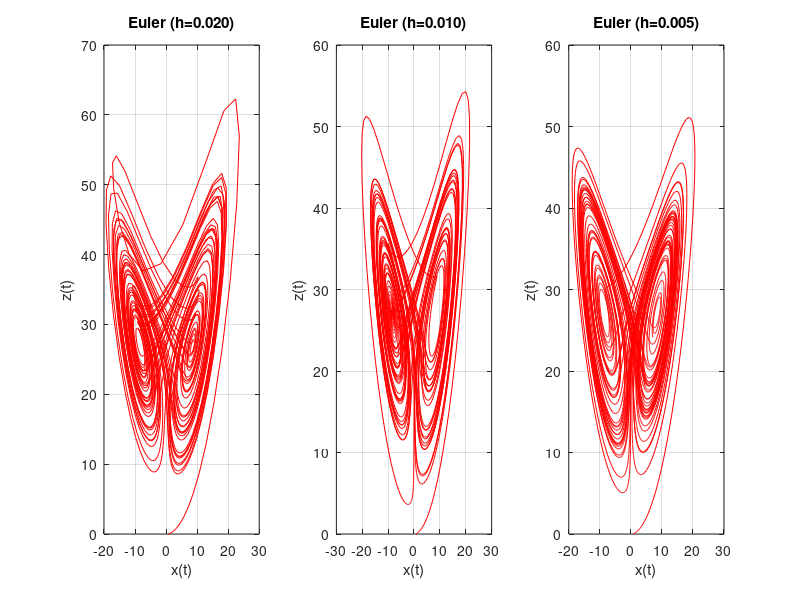
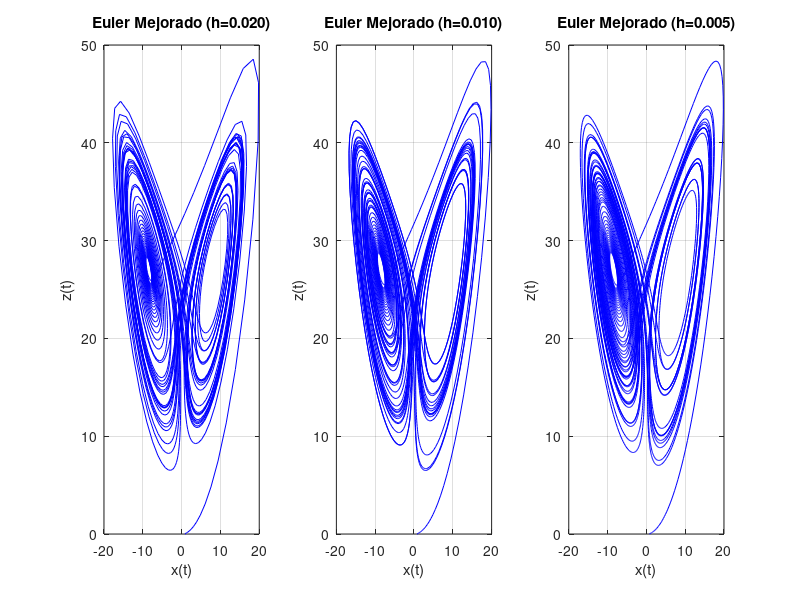

These charts were generated, in order, by the following MATLAB code:
function ECN_TP_EDO_CI()
  # ATRACTOR DE LORENZ - Resolución por EDO con condiciones iniciales
  # metodos: Euler simple y Euler mejorado (Heun)

  #definición de parámetros y condiciones iniciales
  S = 10;
  R = 28;
  B = 8/3;

  x0 = 1;
  y0 = 0;
  z0 = 0;

  estado0 = [x0; y0; z0];

  t0 = 0;
  tf    = 50;
  #definición del sistema de EDOs
  # f(t, estado) devuelve las derivadas [dx/dt; dy/dt; dz/dt]
  #   dx/dt = -S*x + S*y
  #   dy/dt = -x*z + R*x - y
  #   dz/dt =  x*y - B*z
  f = @(t, u) [ -S*u(1) + S*u(2);
                -u(1)*u(3) + R*u(1) - u(2);
                 u(1)*u(2) - B*u(3) ];


  # Implementación del método de Euler simple
  function U = euler_simple(f, u0, t0, tf, h)
    N = round((tf - t0) / h);
    t = linspace(t0, tf, N+1);
    U = zeros(length(u0), N+1);
    U(:,1) = u0;
    for n = 1:N
      U(:, n+1) = U(:,n) + h * f(t(n), U(:,n));
    end
  end


  #Implementación del método de euler mejorado (Hrun)
  function U = euler_mejorado(f, u0, t0, tf, h)
    N = round((tf - t0) / h);
    t = linspace(t0, tf, N+1);
    U = zeros(length(u0), N+1);
    U(:,1) = u0;
    for n = 1:N
      k1 = f(t(n), U(:,n));
      k2 = f(t(n) + h,  U(:,n) + h*k1);
      U(:, n+1) = U(:,n) + (h/2) * (k1 + k2);
    end
  end

  #Funcion para graficar, grafica los 3 pasos en una misma ventana
  function graficadora(U, h, metodo, posicion,color="b",n_figura)
    figure(n_figura)
    subplot(1,3,posicion)
    plot(U(1, :), U(3, :),color);
    xlabel('x(t)');
    ylabel('z(t)');
    title(sprintf('%s (h=%.3f)', metodo, h));
    grid on;
  end


  #Calculo para h1= 0.02, h2=0.01 y h3=0.005
  pasos = [0.02,0.01,0.005];
  resultados_es=[];
  resultados_em = [];

  for i=1:length(pasos)
    h = pasos(i);

    es = euler_simple(f,estado0,t0,tf,h);
    em = euler_mejorado(f,estado0,t0,tf,h);
    es_end = es(:,end);
    em_end = em(:,end);

    #Creo dos matrices con los estados finales de cada paso para cada metodo
    resultados_es = [resultados_es,es_end];
    resultados_em = [resultados_em,em_end];


    #Grafico
    graficadora(es,h,"Euler",i,"r",1)
    graficadora(em,h,"Euler Mejorado",i,"b",2)
  endfor


  #ERROR RELATIVO
  #error_relativo = |u_aprox - u_ref| / |u_ref|
  # Calculo del error relativo entre pasos tomo como referencia h=0.005 con euler mejorado

  referencia = resultados_em(:,end);
  errores_es = [];
  errores_em = [];

  for i=1:size(resultados_es,2)
    error_es = norm(resultados_es(:,i)-referencia) / norm(referencia);
    errores_es = [errores_es,error_es];
    error_em = norm(resultados_em(:,i)-referencia) / norm(referencia);
    errores_em = [errores_em,error_em];
  endfor
  errores_em
  errores_es
endfunction
